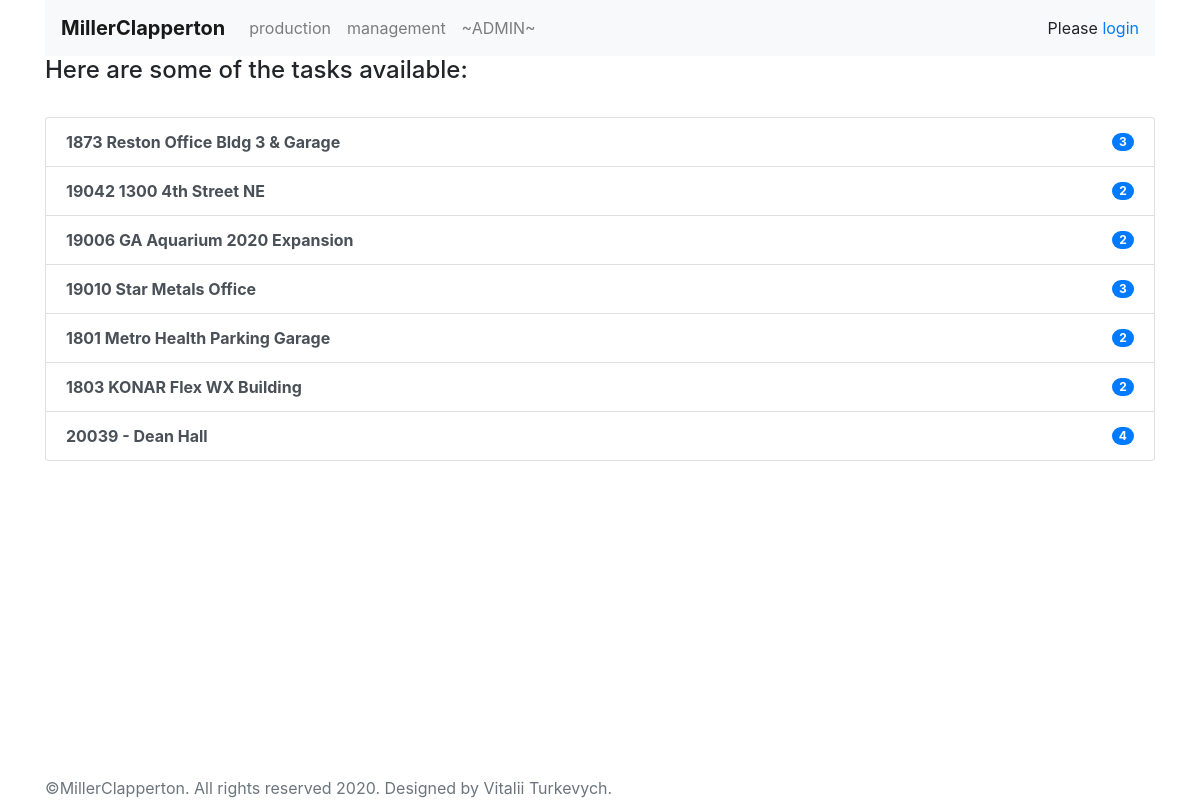
The app's page /production/ with its own data.
### app/models.py (models this page shows, shortened)
class Project(models.Model):
    project_title = models.CharField('Project name', max_length=200)
    project_number = models.IntegerField('Project number')
    project_path = models.CharField('Folder', max_length=200)

### app/views.py (the view)
# urls.py: path('production/', views.production, name='production'),
@gzip_page
def production(request):
    projects = Project.objects.order_by('id')
    return render(request, 'production.html',
                  {'projects': projects})

### app/templates/production.html (shortened to what this page needs)
{% extends 'base.html' %}
    {% block content %}
        {% if projects %}
        <h4 style="horiz-align: center">Here are some of the tasks available:</h4><br>
        <div class="list-group">
            {% for project in projects %}
                <a href="{{project.project_number}}" class="list-group-item list-group-item-action d-flex justify-content-between align-items-center">
                    <b>{{project.project_title}}</b>
                    <span class="badge badge-primary badge-pill">{{ project.release_set.count }}</span>
                </a>
            {% endfor %}
        </div>
        {% else %}
            Nothing here yet, but it is coming soon....
        {% endif %}
{% endblock %}

### app/templates/base.html (shortened to what this page needs)
<!doctype html>
<html lang="en">
<head>
    <link rel="stylesheet" href="https://stackpath.bootstrapcdn.com/bootstrap/4.5.0/css/bootstrap.min.css"
>
</head>
<body class="d-flex flex-column h-100">
<header>
    <div class="container">
        <nav class="navbar navbar-expand-lg navbar-light bg-light">
            <a class="navbar-brand" href="{% url 'home' %}"><b>MillerClapperton</b></a>
            <div class="collapse navbar-collapse" id="navbarNavAltMarkup">
                <div class="navbar-nav">
                    <a class="nav-item nav-link" href="{% url 'production' %}">production</a>
                    <a class="nav-item nav-link" href="{% url 'manage' %}">management</a>
                    <a class="nav-item nav-link" href="/admin/">~ADMIN~</a>
                </div>
            </div>
            {% include 'userbar.html' %}
        </nav>
    </div>
</header>
<main role="main" class="flex-shrink-0">
    <div class="container-sm">
        {% block content %}{% endblock %}
    </div>
</main>
<footer class="footer mt-auto py-3" >
    <div class="container" >
        <span class="text-muted" style="position: fixed; bottom: 0;">©MillerClapperton. All rights reserved 2020. Designed by Vitalii Turkevych.</span>
    </div>
</footer>
</body>
</html>

### app/templates/userbar.html
{% block userbar %}
    {% if user.get_full_name %}
        <span><a href="{% url 'login' %}" class="badge-light">{{ user.get_short_name }}</a></span>
    {% else %}
        <span>Please <a href="{% url 'login' %}">login</a></span>
    {% endif %}
{% endblock %}

### records on screen
Project: project_title "1873 Reston Office Bldg 3 & Garage", release_set.count "3"
Project: project_title "19042 1300 4th Street NE", release_set.count "2"
Project: project_title "19006 GA Aquarium 2020 Expansion", release_set.count "2"
Project: project_title "19010 Star Metals Office", release_set.count "3"
Project: project_title "1801 Metro Health Parking Garage", release_set.count "2"
Project: project_title "1803 KONAR Flex WX Building", release_set.count "2"
Project: project_title "20039 - Dean Hall", release_set.count "4"
